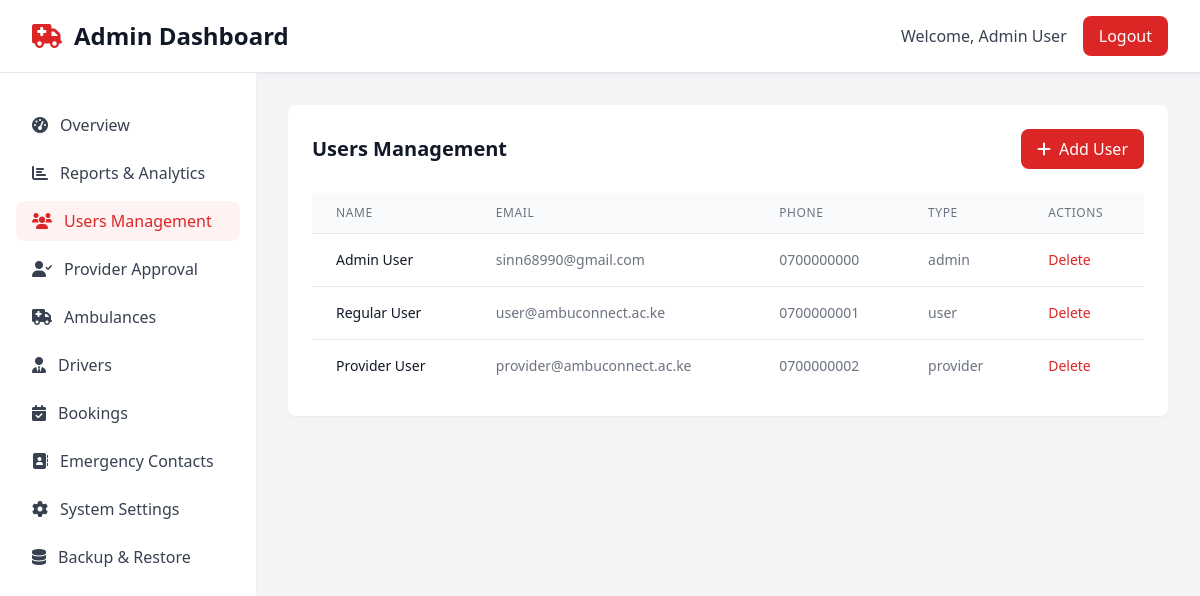
The page /admin/users.php (signed in) on the database its author committed.
### tables this page shows
CREATE TABLE IF NOT EXISTS users (
    id INT AUTO_INCREMENT PRIMARY KEY,
    fullname VARCHAR(100) NOT NULL,
    email VARCHAR(100) NOT NULL UNIQUE,
    phone VARCHAR(20) NOT NULL,
    account_type ENUM('user', 'provider', 'admin') NOT NULL,
    password VARCHAR(255) NOT NULL,
    otp VARCHAR(6) DEFAULT NULL,
    otp_timestamp TIMESTAMP NULL,
    is_active BOOLEAN DEFAULT TRUE,
    email_verified BOOLEAN DEFAULT FALSE,
    is_approved BOOLEAN DEFAULT TRUE,
    rejection_reason TEXT NULL,
    created_at TIMESTAMP DEFAULT CURRENT_TIMESTAMP,
    updated_at TIMESTAMP DEFAULT CURRENT_TIMESTAMP ON UPDATE CURRENT_TIMESTAMP
);

### admin/users.php (the view, shortened to what this page needs)
<?php
include '../config.php';
$users = $conn->query("SELECT * FROM users ORDER BY created_at DESC");
include '../includes/header.php';
include '../includes/sidebar.php';
?>
        <main class="flex-1 p-8">
            <section class="mb-8">
                <div class="bg-white rounded-lg shadow-sm p-6">
                    <div class="flex justify-between items-center mb-6">
                        <h2 class="text-xl font-semibold text-gray-900">Users Management</h2>
                        <button onclick="showAddUserModal()" class="bg-red-600 text-white px-4 py-2 rounded-lg hover:bg-red-700">
                            <i class="fas fa-plus mr-2"></i>Add User
                        </button>
                    </div>
                    <div class="overflow-x-auto">
                        <table class="min-w-full divide-y divide-gray-200">
                            <thead class="bg-gray-50">
                                <tr>
                                    <th class="px-6 py-3 text-left text-xs font-medium text-gray-500 uppercase tracking-wider">Name</th>
                                    <th class="px-6 py-3 text-left text-xs font-medium text-gray-500 uppercase tracking-wider">Email</th>
                                    <th class="px-6 py-3 text-left text-xs font-medium text-gray-500 uppercase tracking-wider">Phone</th>
                                    <th class="px-6 py-3 text-left text-xs font-medium text-gray-500 uppercase tracking-wider">Type</th>
                                    <th class="px-6 py-3 text-left text-xs font-medium text-gray-500 uppercase tracking-wider">Actions</th>
                                </tr>
                            </thead>
                            <tbody class="bg-white divide-y divide-gray-200">
                                <?php if ($users->num_rows > 0): ?>
                                    <?php while ($user = $users->fetch_assoc()): ?>
                                    <tr>
                                        <td class="px-6 py-4 whitespace-nowrap text-sm font-medium text-gray-900"><?php echo htmlspecialchars($user['fullname']); ?></td>
                                        <td class="px-6 py-4 whitespace-nowrap text-sm text-gray-500"><?php echo htmlspecialchars($user['email']); ?></td>
                                        <td class="px-6 py-4 whitespace-nowrap text-sm text-gray-500"><?php echo htmlspecialchars($user['phone']); ?></td>
                                        <td class="px-6 py-4 whitespace-nowrap text-sm text-gray-500"><?php echo htmlspecialchars($user['account_type']); ?></td>
                                        <td class="px-6 py-4 whitespace-nowrap text-sm font-medium">
                                            <button onclick="deleteUser(<?php echo $user['id']; ?>)" class="text-red-600 hover:text-red-900">Delete</button>
                                        </td>
                                    </tr>
                                    <?php endwhile; ?>
                                <?php else: ?>
                                    <tr>
                                        <td colspan="5" class="px-6 py-4 text-center text-gray-500">No users found</td>
                                    </tr>
                                <?php endif; ?>
                            </tbody>
                        </table>
                    </div>
                </div>
            </section>
        </main>
<?php include '../includes/footer.php'; ?>

### rows shown on the page
users: fullname "Admin User", email "sinn68990@gmail.com", phone "0700000000", account_type "admin"
users: fullname "Regular User", email "user@ambuconnect.ac.ke", phone "0700000001", account_type "user"
users: fullname "Provider User", email "provider@ambuconnect.ac.ke", phone "0700000002", account_type "provider"

### other values the page prints
$dashboard_type "Admin"
$_SESSION['fullname'] "Admin User"
